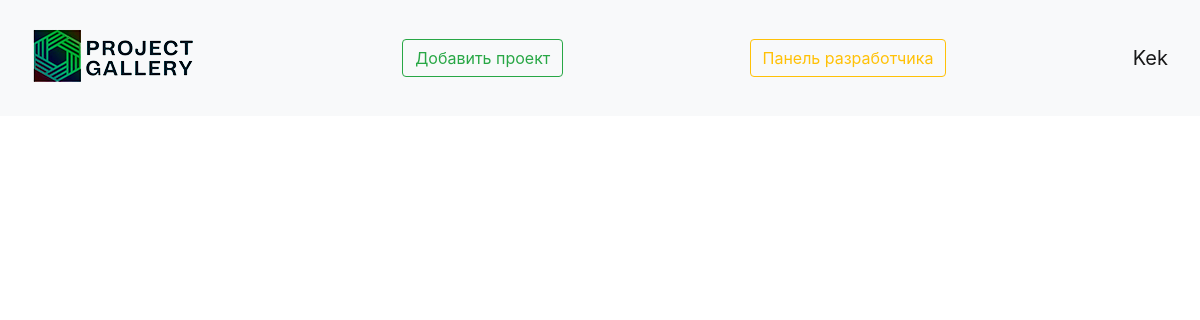
The app's page /viewing_project/14 (signed in), older data.
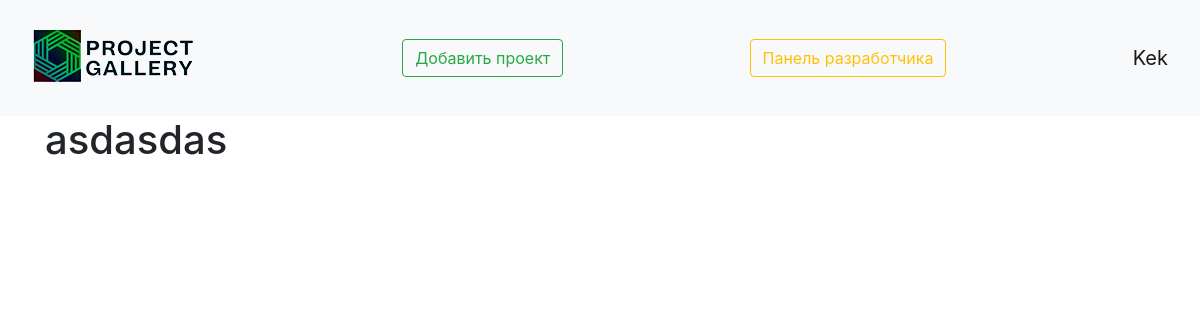
The same page, newer data.
### data/projects.py (models this page shows)
class Projects(SqlAlchemyBase, SerializerMixin):
    __tablename__ = 'projects'
    id = sqlalchemy.Column(sqlalchemy.Integer,
                           primary_key=True, autoincrement=True)
    title = sqlalchemy.Column(sqlalchemy.String, nullable=True)
    content = sqlalchemy.Column(sqlalchemy.String, nullable=True)
    created_date = sqlalchemy.Column(sqlalchemy.DateTime,
                                     default=datetime.datetime.now)
    is_private = sqlalchemy.Column(sqlalchemy.Boolean, default=True)
    is_confirmed = sqlalchemy.Column(sqlalchemy.Boolean, nullable=True, default=False)
    is_deleted = sqlalchemy.Column(sqlalchemy.Boolean, nullable=True, default=False)
    image = sqlalchemy.Column(nullable=True)
    user_id = sqlalchemy.Column(sqlalchemy.Integer,
                                sqlalchemy.ForeignKey("users.id"))
    user = orm.relation('User')

### main.py (the view)
@app.route('/viewing_project/<int:id>', methods=['GET', 'POST'])
@login_required
def viewing_project(id):
    db_sess = db_session.create_session()
    projects = db_sess.query(Projects).filter(Projects.id == id).first()
    return render_template("viewing_project.html", projects=projects)

### data/db_session.py (called while the page is built)
def create_session() -> Session:
    global __factory
    return __factory()

### main.py (called while the page is built)
@login_manager.user_loader
def load_user(user_id):
    db_sess = db_session.create_session()
    return db_sess.query(User).get(user_id)

### templates/viewing_project.html (shortened to what this page needs)
{% extends "base.html" %}
{% block content %}
<h1>{{ projects.title }}</h1>
{% endblock %}

Row changes from the older to the newer data that the page shows:
added Projects: title "asdasdas"
